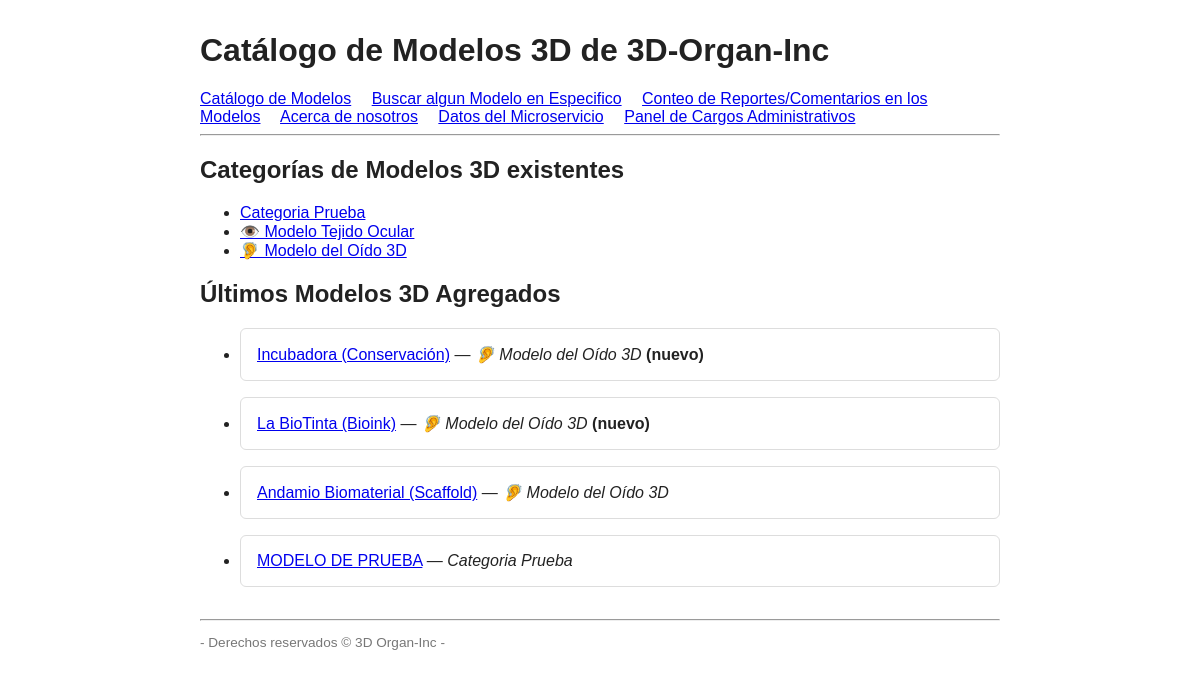
Page /catalogo/ on the earlier database version.
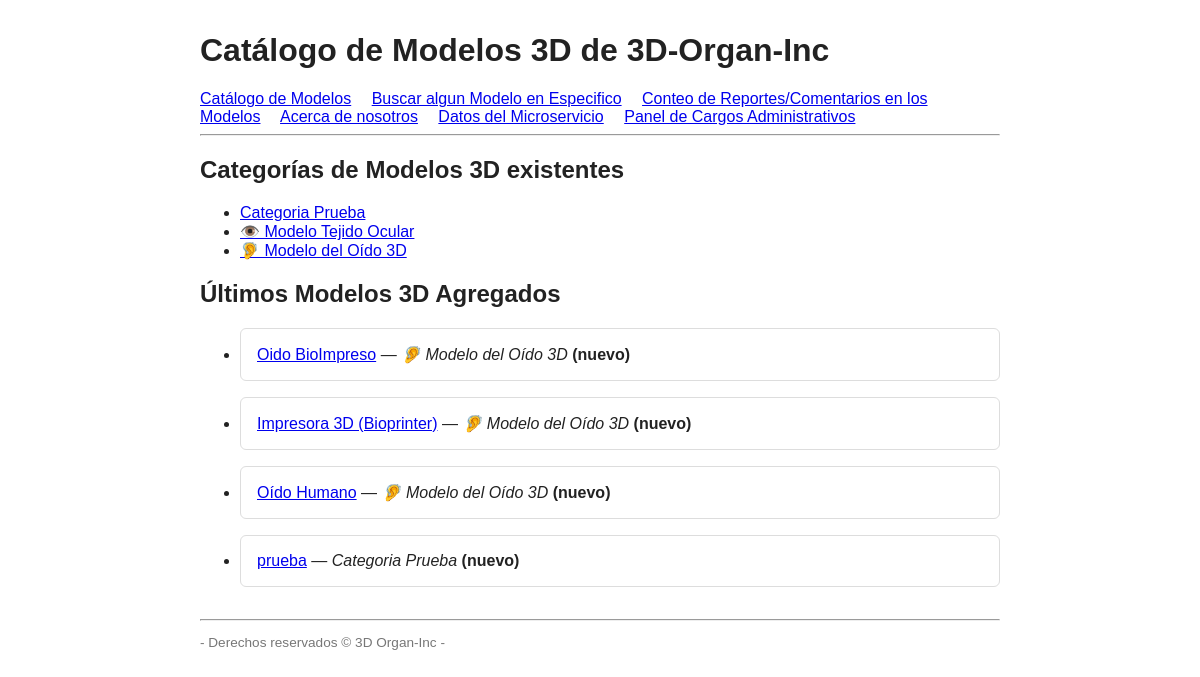
Same page on the later database version.
### catalogo/models.py (models this page shows, shortened)
class Categoria(models.Model):
    nombre = models.CharField(max_length=100)
    slug = models.SlugField(max_length=110, unique=True, blank=True)
    class Meta:
        verbose_name = "Categoría"
        verbose_name_plural = "Categorías"
        ordering = ["nombre"]

class Elemento(models.Model):
    nombre = models.CharField(max_length=150)
    descripcion = models.TextField(blank=True)
    categoria = models.ForeignKey(
        Categoria,
        on_delete=models.CASCADE,
        related_name="elementos",
    )
    fecha_registro = models.DateTimeField(default=timezone.now)
    activo = models.BooleanField(default=True)
    class Meta:
        verbose_name = "Elemento"
        verbose_name_plural = "Elementos"
        ordering = ["-fecha_registro"]
    def fue_registrado_recientemente(self):
        return self.fecha_registro >= timezone.now() - timezone.timedelta(days=7)

### catalogo/views.py (the view)
# urls.py: path("", views.index, name="index"),
def index(request):
    lista_elementos = Elemento.objects.filter(activo=True).order_by("-fecha_registro")[:20]
    categorias = Categoria.objects.all()
    context = {
        "lista_elementos": lista_elementos,
        "categorias": categorias,
    }
    return render(request, "catalogo/index.html", context)

### catalogo/templates/catalogo/index.html (shortened to what this page needs)
{% extends "base.html" %}
{% block encabezado %}Catálogo de Modelos 3D de 3D-Organ-Inc{% endblock %}
{% block contenido %}
    <h2>Categorías de Modelos 3D existentes</h2>
    {% if categorias %}
        <ul>
            {% for categoria in categorias %}
                <li>
                    <a href="{% url 'catalogo:por_categoria' categoria.slug %}">
                        {{ categoria.nombre }}
                    </a>
                </li>
            {% endfor %}
        </ul>
    {% else %}
        <p>No hay categorías de Mpdelos creadas todavía. Créalas desde /admin/.</p>
    {% endif %}
    <h2>Últimos Modelos 3D Agregados</h2>
    {% if lista_elementos %}
        <ul>
            {% for elemento in lista_elementos %}
                <li class="caja">
                    <a href="{% url 'catalogo:detalle' elemento.id %}">{{ elemento.nombre }}</a>
                    — <em>{{ elemento.categoria.nombre }}</em>
                    {% if elemento.fue_registrado_recientemente %}
                        <strong>(nuevo)</strong>
                    {% endif %}
                </li>
            {% endfor %}
        </ul>
    {% else %}
        <p>No hay elementos disponibles. Crea algunos desde /admin/.</p>
    {% endif %}
{% endblock %}

Differences in the rows shown:
removed Elemento: nombre "Incubadora (Conservación)", categoria.nombre "🦻 Modelo del Oído 3D", shows "(nuevo)"
removed Elemento: nombre "La BioTinta (Bioink)", categoria.nombre "🦻 Modelo del Oído 3D", shows "(nuevo)"
removed Elemento: nombre "Andamio Biomaterial (Scaffold)", categoria.nombre "🦻 Modelo del Oído 3D"
no longer on this page (row edited): Elemento: nombre "MODELO DE PRUEBA", categoria.nombre "Categoria Prueba"
added Elemento: nombre "Oido BioImpreso", categoria.nombre "🦻 Modelo del Oído 3D", shows "(nuevo)"
now on this page (row edited): Elemento: nombre "Impresora 3D (Bioprinter)", categoria.nombre "🦻 Modelo del Oído 3D", shows "(nuevo)"
added Elemento: nombre "Oído Humano", categoria.nombre "🦻 Modelo del Oído 3D", shows "(nuevo)"
added Elemento: nombre "prueba", categoria.nombre "Categoria Prueba", shows "(nuevo)"
